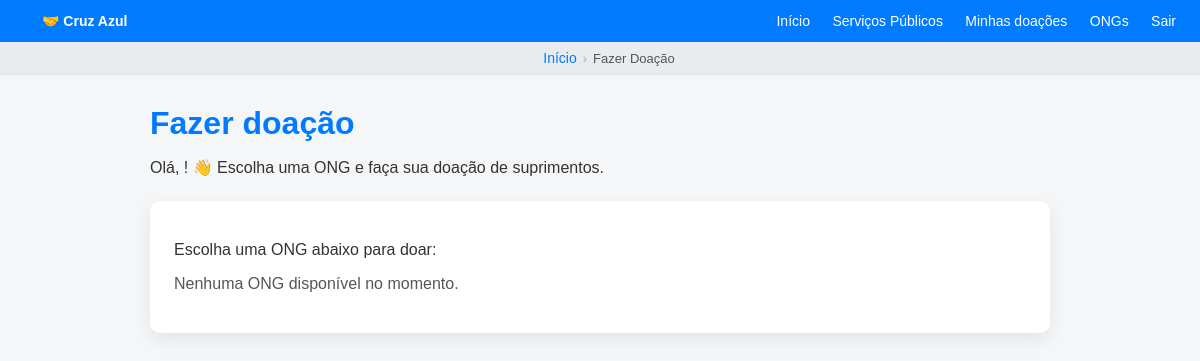
/public/pages/doar.php (signed in), run on an earlier commit of the app's database.
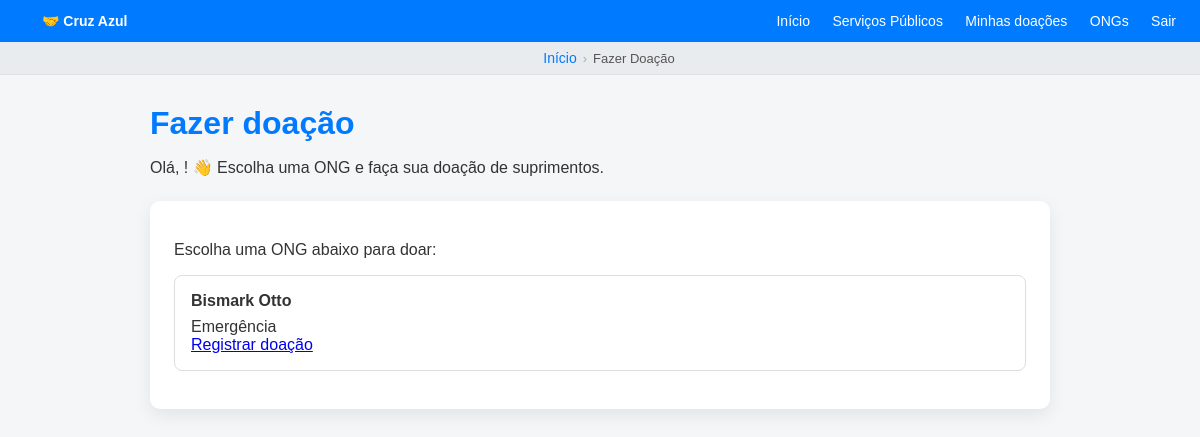
And on a later commit of the database.
### tables this page shows
CREATE TABLE `ong` (
  `id_ong` int(10) UNSIGNED NOT NULL,
  `id_usuario` int(10) UNSIGNED DEFAULT NULL,
  `nome` varchar(300) NOT NULL,
  `cnpj` char(18) NOT NULL,
  `localizacao` varchar(50) NOT NULL,
  `classificacao_risco` enum('emergencia','continuo','pontual','baixa_prioridade') NOT NULL,
  `status_elegibilidade` enum('pendente','aprovado','rejeitado','ativo','suspenso') NOT NULL DEFAULT 'pendente',
  `data_atualizacao` datetime NOT NULL DEFAULT current_timestamp(),
  `criado_em` datetime NOT NULL DEFAULT current_timestamp(),
  `sigla_estado` varchar(2) DEFAULT NULL,
  `endereco` varchar(200) DEFAULT NULL,
  `cidade` varchar(50) DEFAULT NULL,
  `descricao` varchar(300) DEFAULT NULL,
  `senha_hash` varchar(200) DEFAULT NULL,
  `email` varchar(200) DEFAULT NULL,
  `token_confirmacao` varchar(200) DEFAULT NULL,
  `area_atuacao` varchar(50) DEFAULT NULL
);

### public/pages/doar.php (the view, shortened to what this page needs)
<?php
require '../../src/api/database.php';
$nome = $_SESSION['usuario']['nome'] ?? $_SESSION['usuario']['email'] ?? 'Usuário';
if (strpos($nome, '@') !== false) {
    $primeiroNome = explode('@', $nome)[0];
} else {
    $primeiroNome = explode(' ', $nome)[0];
}
$labels_risco = [
    'emergencia'       => 'Emergência',
    'continuo'         => 'Contínuo',
    'pontual'          => 'Pontual',
    'baixa_prioridade' => 'Baixa Prioridade',
];
$stmt = $pdo->query(
    "SELECT id_ong, nome, classificacao_risco
     FROM ong
     WHERE status_elegibilidade = 'ativo'
     ORDER BY nome ASC"
);
$ongs = $stmt->fetchAll(PDO::FETCH_ASSOC);
?>
<!DOCTYPE html>
<html lang="pt-BR">
<head>
    <link rel="stylesheet" href="../assets/css/doar.css">
</head>
<body>
<nav>
    <a href="home_usuario.php" class="logo" style="text-decoration:none;color:#fff;">🤝 Cruz Azul</a>
    <div>
        <a href="home_usuario.php">Início</a>
        <a href="servicos_publicos.php">Serviços Públicos</a>
        <a href="minhas_doacoes.php">Minhas doações</a>
        <a href="ongs.php">ONGs</a>
        <a href="logout.php">Sair</a>
    </div>
</nav>
<nav aria-label="breadcrumb" style="background:#e9ecef;border-bottom:1px solid #dee2e6;padding:8px 20px;font-size:13px;">
    <ol style="list-style:none;margin:0 auto;padding:0;display:flex;flex-wrap:wrap;align-items:center;max-width:900px;">
        <li><a href="home_usuario.php" style="color:#007BFF;text-decoration:none;">Início</a></li>
        <li><span style="margin:0 6px;color:#aaa;">›</span></li>
        <li style="color:#555;">Fazer Doação</li>
    </ol>
</nav>
<div class="container">
    <div class="header">
        <h1>Fazer doação</h1>
        <p>Olá, <?php echo htmlspecialchars($primeiroNome); ?>! 👋 Escolha uma ONG e faça sua doação de suprimentos.</p>
    </div>
    <div class="box">
        <p>Escolha uma ONG abaixo para doar:</p>
        <?php if (empty($ongs)): ?>
            <p style="color:#555;">Nenhuma ONG disponível no momento.</p>
        <?php else: ?>
            <?php foreach ($ongs as $ong): ?>
                <div class="ong-card">
                    <strong><?= htmlspecialchars($ong['nome']) ?></strong>
                    <div><?= htmlspecialchars($labels_risco[$ong['classificacao_risco']] ?? $ong['classificacao_risco']) ?></div>
                    <a href="fazer_doacao.php?ong=<?= (int)$ong['id_ong'] ?>">Registrar doação</a>
                </div>
            <?php endforeach; ?>
        <?php endif; ?>
    </div>
</div>
</body>
</html>

What changed in the data, as far as the page shows it:
added ong: nome "Bismark Otto", classificacao_risco "Emergência"
Also different on the page:
text no longer shown: "Nenhuma ONG disponível no momento."
